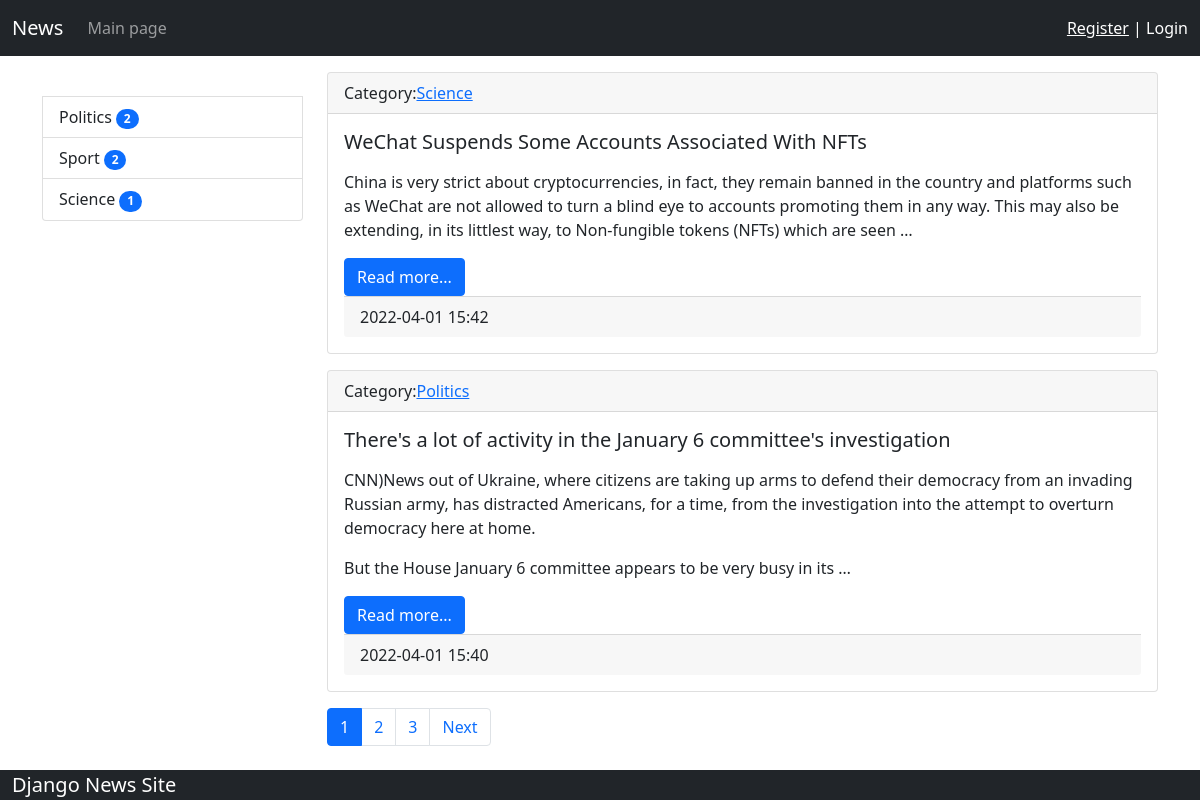
The page / on the database its author committed.
### news/models.py (models this page shows, shortened)
class Category(models.Model):
    title = models.CharField(max_length=150, db_index=True)
    def get_absolute_url(self):
        return reverse('category', kwargs={'category_id': self.pk})
    def __str__(self):
        return self.title
    class Meta:
        verbose_name = 'Category'
        verbose_name_plural = 'Categories'
        ordering = ['title']

class News(models.Model):
    title = models.CharField(max_length=150)
    content = models.TextField(blank=True)
    created_at = models.DateTimeField(auto_now_add=True)
    updated_at = models.DateTimeField(auto_now=True)
    photo = models.ImageField(upload_to='photos/%Y/%m/%d/')
    is_published = models.BooleanField(default=True)
    category = models.ForeignKey('Category', on_delete=models.PROTECT)
    views = models.IntegerField(default=0)
    def get_absolute_url(self):
        return reverse('view_news', kwargs={'pk': self.pk})
    class Meta:
        verbose_name = 'News'
        verbose_name_plural = 'News'
        ordering = ['-created_at']

### news/views.py (the view)
# urls.py: path('', HomeNews.as_view(), name='home'),
class HomeNews(ListView):
    model = News
    template_name = 'news/home_news_list.html'
    context_object_name = 'news'
    mixin_group = 'hello world'
    paginate_by = 2
    def get_context_data(self, *, object_list=None, **kwargs):
        context = super(HomeNews, self).get_context_data(**kwargs)
        context['title'] = 'Main page'
        return context
    def get_queryset(self):
        return News.objects.filter(is_published=True).select_related('category')

### news/templatetags/news_tags.py (called while the page is built)
@register.inclusion_tag('news/list_categories.html')
def show_categories():
    categories = Category.objects.annotate(cnt=Count('news',filter=F('news__is_published'))).filter(cnt__gt=0)
    return {"categories": categories }

### news/templates/news/home_news_list.html (shortened to what this page needs)
{% extends 'base.html' %}
{% block sidebar %}
{% include 'inc/_sidebar.html' %}
{% endblock %}
{% block content %}
{% for item in news %}
<div class="card mb-3">
    <div class="card-header">
        Category:<a href="{{item.category.get_absolute_url}}">{{ item.category }}</a>
    </div>
    <div class="card-body">
        <div class="media">
            <div class="media-body">
                <h5 class="card-title">{{item.title}}</h5>
                <p class="card-text">{{item.content|safe|linebreaks|truncatewords:50}}</p>
                <a href="{{item.get_absolute_url}}" class="btn btn-primary">Read more...</a>
            </div>
        </div>
        <div class="card-footer text muted">
            {{item.created_at|date:"Y-m-d H:i" }}
        </div>
    </div>
</div>
{% endfor %}
{% endblock %}

### templates/base.html (shortened to what this page needs)
{% load static %}
<!doctype html>
<html lang="en">
<head>
    <link rel="stylesheet" href="{% static 'bootstrap/css/bootstrap.min.css' %}">
</head>
<body>
{% include 'inc/_nav.html' %}
<div class="container mt-3">
        <div class="row">
            <div class="col-md-3">
                {% block sidebar %}{% endblock %}
            </div>
            <div class="col-md-9">
                {% block content %}{% endblock %}
                {% if page_obj.has_other_pages %}
                <nav aria-label="Page navigation example">
                    <ul class="pagination">
                        {% for p in page_obj.paginator.page_range %}
                        {% if page_obj.number == p %}
                        <li class="page-item active" aria-current="page">
                            <a class="page-link" href="?page={{ p }}">{{ p }}</a>
                        </li>
                        {% elif p > page_obj.number|add:-3 and p < page_obj.number|add:3 %}
                        <li class="page-item">
                            <a class="page-link" href="?page={{ p }}"> {{ p }} </a>
                        </li>
                        {% endif %}
                        {% endfor %}
                        {% if page_obj.has_next %}
                        <li class="page-item ">
                            <a class="page-link" href="?page={{ page_obj.next_page_number }}">Next</a>
                        </li>
                        {% endif %}
                    </ul>
                </nav>
                {% endif %}
            </div>
        </div>
</div>
{% include 'inc/_bottom.html' %}
</body>
</html>

### templates/inc/_nav.html (shortened to what this page needs)
<nav class="navbar navbar-expand-lg navbar-dark bg-dark">
    <div class="container-fluid">
        <a class="navbar-brand" href="{% url 'home' %}">News</a>
        <div class="collapse navbar-collapse" id="navbarSupportedContent">
            <ul class="navbar-nav me-auto mb-2 mb-lg-0">
                <li class="nav-item">
                    <a class="nav-link navbar-light" href="{% url 'home' %}">Main page</a>
                </li>
            </ul>
            <span class="navbar-text">
                {% if request.user.is_authenticated %}
            Welcome! {{ user.username }} | <a href="{% url 'logout' %}">Logout</a>
            {% else %}
              <a href="{% url 'register'  %}">Register<a/> | <span href="{% url 'login'  %}">Login<a/>
              </span>
            {% endif %}
        </div>
    </div>
</nav>

### templates/inc/_sidebar.html (shortened to what this page needs)
{% load news_tags %}
<br>
{% show_categories %}

### news/templates/news/list_categories.html
<div class="list-group">
    {% for item in categories %}
    <a href="{{item.get_absolute_url}}" class="list-group-item list-group-item-action">{{item.title}} <span
            class="badge bg-primary rounded-pill">{{item.cnt}}</span></a>
    {% endfor %}
</div>

### templates/inc/_bottom.html (shortened to what this page needs)
<nav class="footer fixed-bottom  navbar-dark bg-dark">
    <div class="container-fluid">
        <a class="navbar-brand"> Django News Site</a>
    </div>

### rows shown on the page
Category: title "Politics", cnt "2"
Category: title "Sport", cnt "2"
Category: title "Science", cnt "1"
News: category "Science", title "WeChat Suspends Some Accounts Associated With NFTs", content "China is very strict about cryptocurrencies, in fact, they remain banned in the country and platforms such as WeChat are not allowed to turn a blind eye to accounts promoting them in any way. This may also be extending, in its littlest way, to Non-fungible tokens (NFTs) which are seen …", created_at "2022-04-01 15:42"
News: category "Politics", title "There's a lot of activity in the January 6 committee's investigation", content "CNN)News out of Ukraine, where citizens are taking up arms to defend their democracy from an invading Russian army, has distracted Americans, for a time, from the investigation into the attempt to overturn democracy here at home. But the House January 6 committee appears to be very busy in its …", created_at "2022-04-01 15:40"

### other values the page prints
{{ p }} "1"
{{ p }} "2" "3"
